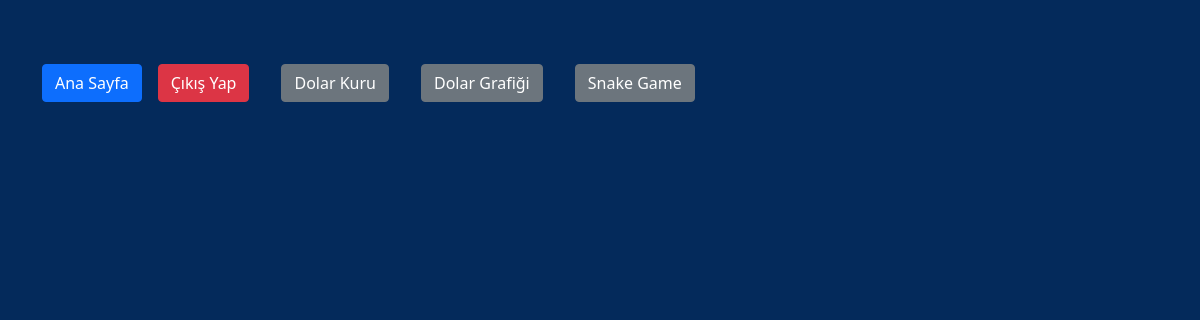
The page /listelerim (signed in) on the database as committed earlier.
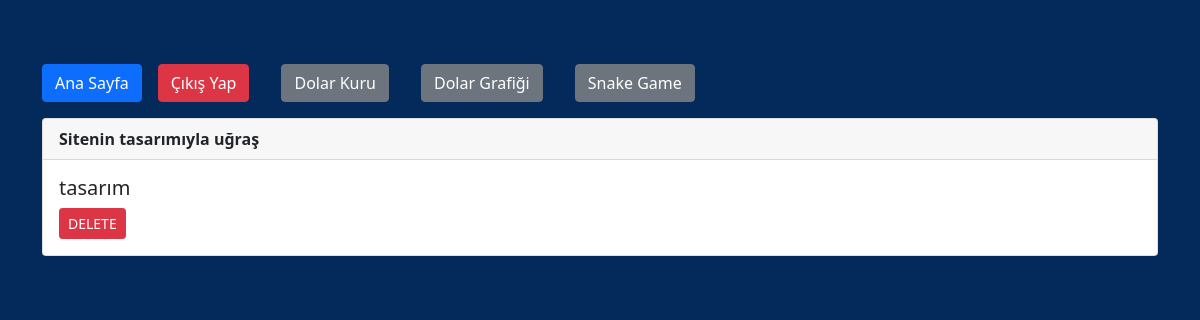
The same page on the database as committed later.
### app.py (models this page shows, shortened)
class Tasks(db.Model):
     id = db.Column(db.Integer, primary_key=True)
     task = db.Column(db.String(300), nullable=False)
     detail = db.Column(db.Text)
     howmanydays = db.Column(db.Text, nullable=False)
     date_added = db.Column(db.DateTime, default=datetime.utcnow)
     gorevli_id = db.Column(db.Integer, db.ForeignKey('users.id'))

### app.py (the view)
@app.route("/listelerim")
def listelerim():
    if 'email' in session:
        email = session['email']
        me = Users.query.filter_by(email=email).first()
        gid = Users.query.filter_by(email=email).first()
        tasks = Tasks.query.filter_by(gorevli_id=gid.id)
        return render_template('listelerim.html', me=me, tasks=tasks)
    return redirect(url_for('login'))

### templates/listelerim.html (shortened to what this page needs)
{% extends 'base.html' %}
{% block content %}
<link href="https://cdn.jsdelivr.net/npm/bootstrap@5.1.3/dist/css/bootstrap.min.css" rel="stylesheet">
<section style="background-color: rgb(4, 42, 91);height: 100vh;"  >
    <div class="container pt-5">
        <div class="d-flex my-3">
            <a class="btn btn-primary" href="/">Ana Sayfa</a>
            <a class="btn btn-danger mx-3" href="/logout">Çıkış Yap</a>
            <a class="btn btn-secondary mx-3" href="/doviz">Dolar Kuru</a>
            <a class="btn btn-secondary mx-3" href="/index">Dolar Grafiği</a>
            <a class="btn btn-secondary mx-3" href="/snake">Snake Game</a>
        </div>
        {% for d in tasks %}
        <div class="card mb-3">
        <div class="card-header">
           <b>{{ d.task }}</b>
        </div>
        <div class="card-body">
            <h5 class="card-text">{{ d.detail }}</h5>
            <a href="/delete/{{ d.id }}"" class="btn btn-danger btn-sm  ">DELETE </a>
        </div>
        </div>
        <br>
        {% endfor %}
    </div>
</section>
{% endblock %}

Rows that differ between the two databases and show on the page:
added Tasks: task "Sitenin tasarımıyla uğraş", detail "tasarım"
